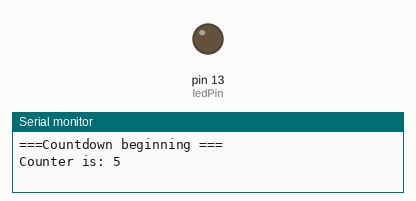
Recording of a sketch running on a simulated Arduino Uno, built with avr-gcc and run on an emulated ATmega328P. Shown: output pins drawn as LEDs (lit = HIGH), the last lines printed to the serial monitor.

Above: at 0.1 s.
At 5.9 s:
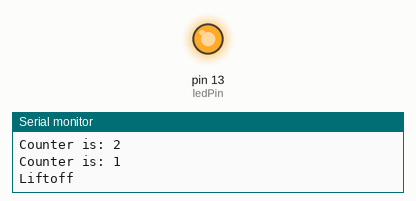
Timing chart, 0 to 7.5 s (numbered marks = the images above):
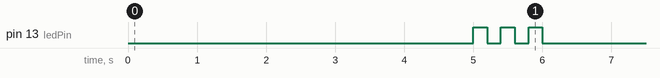

The sketch:

Task_4.ino
```cpp
int ledPin = 13;

void setup() {
  pinMode(ledPin, OUTPUT);
  Serial.begin(9600);

  Serial.println("===Countdown beginning ===");

  int counter = 5;             //start the counter at 5

  while (counter > 0){         //KEEP LOOPING while counter is greater than 0
       Serial.print("Counter is: ");
       Serial.println(counter);

       delay(1000);            //wait 1 second between numbers
       counter = counter - 1;   //VERY IMPORTANT: decrease counter each time
   }

   Serial.println("Liftoff");

   //Flash the LED 3 times to celebrate
   digitalWrite(ledPin, HIGH); delay(200); digitalWrite(ledPin, LOW); delay(200);
   digitalWrite(ledPin, HIGH); delay(200); digitalWrite(ledPin, LOW); delay(200);
   digitalWrite(ledPin, HIGH); delay(200); digitalWrite(ledPin, LOW); delay(200);
}

  // put your setup code here, to run once:

void loop() {
  //Empty - countdown only runs once in setup()
  // put your main code here, to run repeatedly:

}
```
